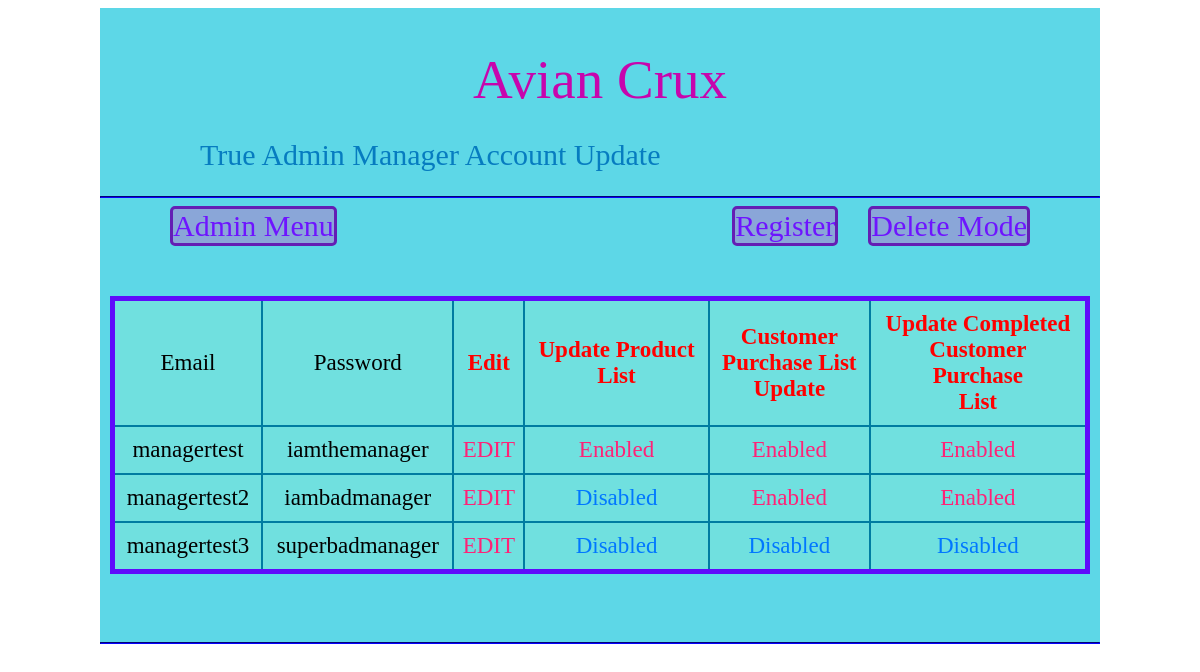
The page /AdminManagerAccUpdate.php (signed in) on the database its author committed.
### tables this page shows
CREATE TABLE `user` (
  `UserEmail` varchar(30) NOT NULL,
  `UserFullName` varchar(100) DEFAULT NULL,
  `UserPassword` varchar(30) NOT NULL,
  `UserType` char(20) NOT NULL,
  `UserAddress` varchar(255) DEFAULT NULL,
  `UserCardNum` varchar(19) DEFAULT NULL,
  `UserCardSerial` varchar(4) DEFAULT NULL,
  `UserCardExpiredDate` varchar(5) DEFAULT NULL
);

### AdminManagerAccUpdate.php (the view, shortened to what this page needs)
<?php session_start();
include_once 'connection.php';
$UserType = $_SESSION['usertype'];
if($UserType == "Admin"){
     ?>
<!DOCTYPE html>
<html lang="en">
<head>
    <link href="allin1css.css" rel="stylesheet"  type="text/css"/>
</head>
<body>
    <center>
<div id="contain">
    <div id="header"><center><div id= "pagetype">Avian Crux</div></center></div>
    <div id="menu" class="welcome">True Admin Manager Account Update</div>
    <hr class="lining">
    <div id="menu" >
        <div id="firstconn"><a href="AvianCruxAdminHome.php" class="deco">Admin Menu</a></div>
        <div class="lastconn"><a href="AdminManagerAccDelete.php" class="deco">  Delete Mode </a></div>
        <div class="secondlastconn"><a href="AdminManagerRegisterForm.php" class="deco">   Register </a></div>
    </div>
    <div style="height:60px;"></div>
    <table class="choosable">
<tr class="choosable">
<td class="choosable">Email</td>
<td class="choosable">Password</td>
<td class="choosable"><font color="red"><b>Edit</b></font></td>
<td class="choosable"><font color="red"><b>Update Product<br>List</b></font></td>
<td class="choosable"><font color="red"><b>Customer<br> Purchase List<br>Update</b></font></td>
<td class="choosable"><font color="red"><b>Update Completed<br> Customer<br> Purchase<br>List</b></font></td>
</tr>
    <?php
    $sqlquery= "Select user.UserEmail,user.UserPassword ,managerpermission.UpdateProduct , managerpermission.UpdatePurchaseList ,
    managerpermission.UpdateCompletedPurchaseList From user LEFT JOIN managerpermission ON user.UserEmail = managerpermission.UserEmail
    Where user.UserType = 'Manager'";
    $result = mysqli_query($conn, $sqlquery);
    $resultcheck = mysqli_num_rows($result) ;
    if ($resultcheck >0){
        while($row = mysqli_fetch_assoc($result)){
            ?>
<tr class="choosable">
 <td class="choosable"> <?php echo $row['UserEmail']; ?></td>
 <td class="choosable"> <?php echo $row['UserPassword']; ?></td>
 <td class="choosable"> <a href="AdminManagerAccUpdateForm.php?UserEmail=<?php echo $row['UserEmail']; ?>" class="linkform">EDIT</a></td>
 <td class="choosable"> <a href="AdminManagerAccUpdate.php?UserEmail=<?php echo $row['UserEmail']; ?>&UpdateProduct=<?php echo $row['UpdateProduct']; ?>" class="<?php if($row['UpdateProduct'] == 1){echo 'linkform';}else{echo 'linkform2';}?>"><?php if($row['UpdateProduct'] == 1){echo 'Enabled';}else{echo 'Disabled';}?></a></td>
 <td class="choosable"> <a href="AdminManagerAccUpdate.php?UserEmail=<?php echo $row['UserEmail']; ?>&UpdatePurchaseList=<?php echo $row['UpdatePurchaseList']; ?>" class="<?php if($row['UpdatePurchaseList'] == 1){echo 'linkform';}else{echo 'linkform2';}?>"><?php if($row['UpdatePurchaseList'] == 1){echo 'Enabled';}else{echo 'Disabled';}?></a></td>
 <td class="choosable"> <a href="AdminManagerAccUpdate.php?UserEmail=<?php echo $row['UserEmail']; ?>&UpdateCompletedPurchaseList=<?php echo $row['UpdateCompletedPurchaseList']; ?>" class="<?php if($row['UpdateCompletedPurchaseList'] == 1){echo 'linkform';}else{echo 'linkform2';}?>"><?php if($row['UpdateCompletedPurchaseList'] == 1){echo 'Enabled';}else{echo 'Disabled';}?></a></td>
 </tr>
<?php }
   }
    ?>
</table>
    <div style="height:60px;"></div>
    <hr class="lining">
</center>
</body>
<?php
}else{
    header("Location: Login.php");
}
?>

### allin1css.css (style rules this page uses)
#contain { background-color:rgb(93, 215, 231); width:1000px; }
#header { padding-top: 20px; height:110px; width:1000px; font-size:80px; text-align: center; }
#pagetype { padding-top: 20px; height:100px; width:300px; font-size:55px; text-align: center; color : rgb(199, 5, 173); }
#menu { font-size: 30px; height:30px; width:1000px; color : rgb(6, 124, 192); }
.welcome { text-align: left; padding-left: 100px; padding-bottom: 20px; }
#firstconn { float:left; margin-left: 70px; background-color: rgb(138, 166, 216); border-color: rgb(100, 30, 180); border-width: 3px; border-style: solid; border-radius: 5px; }
.lastconn { float:right; margin-right: 70px; background-color: rgb(138, 166, 216); border-color: rgb(100, 30, 180); border-width: 3px; border-style: solid; border-radius: 5px; }
.secondlastconn { float:right; margin-right: 30px; background-color: rgb(138, 166, 216); border-color: rgb(100, 30, 180); border-width: 3px; border-style: solid; border-radius: 5px; }
.deco { color : rgb(110, 20, 255); text-decoration: none; }
.lining { border-color : rgb(5, 2, 202) }
table.choosable { border-style: solid; border-color: rgb(95, 11, 251); border-width: 5px; text-align: center; border-collapse: collapse; background-color: rgba(141, 236, 208, 0.39); width: 98%; }
tr.choosable,td.choosable { font-size: 23px; border-style: solid; border-color: rgb(0, 124, 161); border-width: 2px; }
.linkform { text-decoration: none; color: rgb(255, 34, 119); }
.linkform2 { text-decoration: none; color: rgb(0, 119, 255); }
tr, td { padding: 10px 5px; }

### rows shown on the page
user: UserEmail "managertest", UserPassword "iamthemanager", shows "Enabled"
user: UserEmail "managertest2", UserPassword "iambadmanager", shows "Disabled", shows "Enabled"
user: UserEmail "managertest3", UserPassword "superbadmanager", shows "Disabled"
